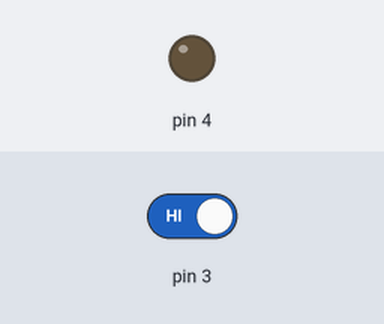
The sketch below on a simulated Arduino Uno, built with avr-gcc and run on an emulated ATmega328P. On the bench: output pins drawn as LEDs (lit = HIGH). Inputs (shaded band) come from the test bench; at power-on: pin 3 HIGH.

Above: at 1.2 s.
1.3 s: pin 3 driven LOW
At 2.3 s:
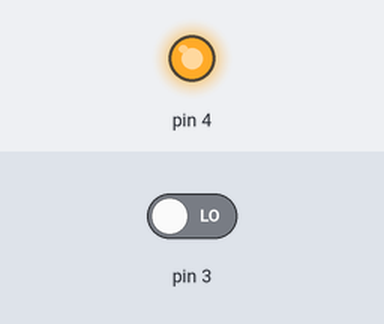
Timing chart, 0 to 4.3 s (numbered marks = the images above; inputs shaded):
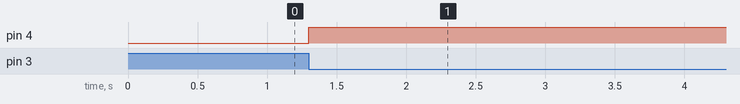

Measured:
- after the input at 1.3 s, pin 4: LOW → HIGH at once

The sketch:

switch_3.ino
```cpp
int n=0,flag_1=1,flag_2=1;

void setup() {
  pinMode(3,INPUT);
  pinMode(4,OUTPUT);
}

void loop() {
  if(digitalRead(3)==0)
    flag_1=0;
  else
    flag_1=1;
  if(digitalRead(3)==0&&flag_1==0&&flag_2==1)
    n++;
  flag_2=flag_1;

  if(n==0)
    digitalWrite(4,0);
  if(n==1)
    digitalWrite(4,1);
  if(n==2)
    n=0;
}
```
